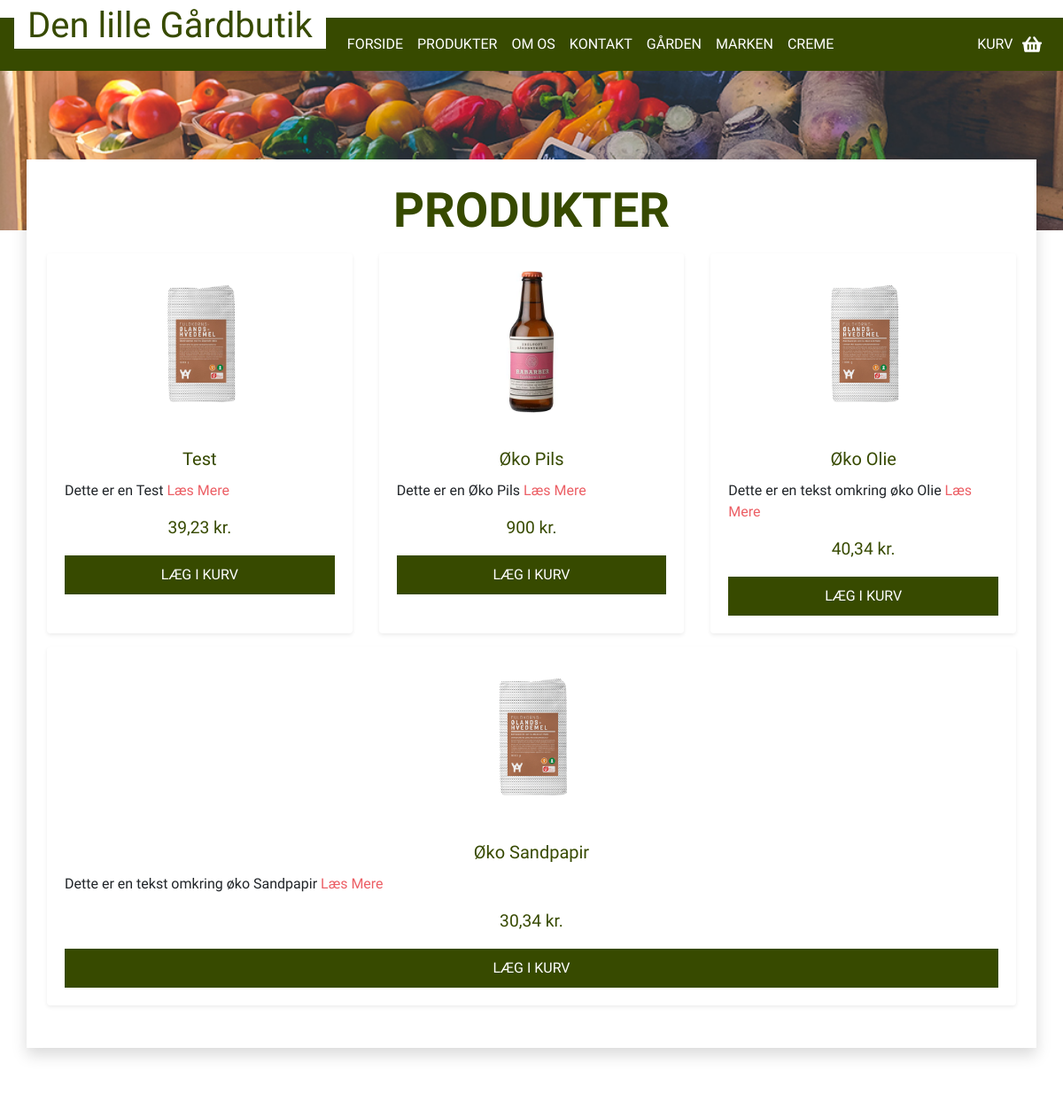
Page /?page=produkter (upper part) on the earlier database version.
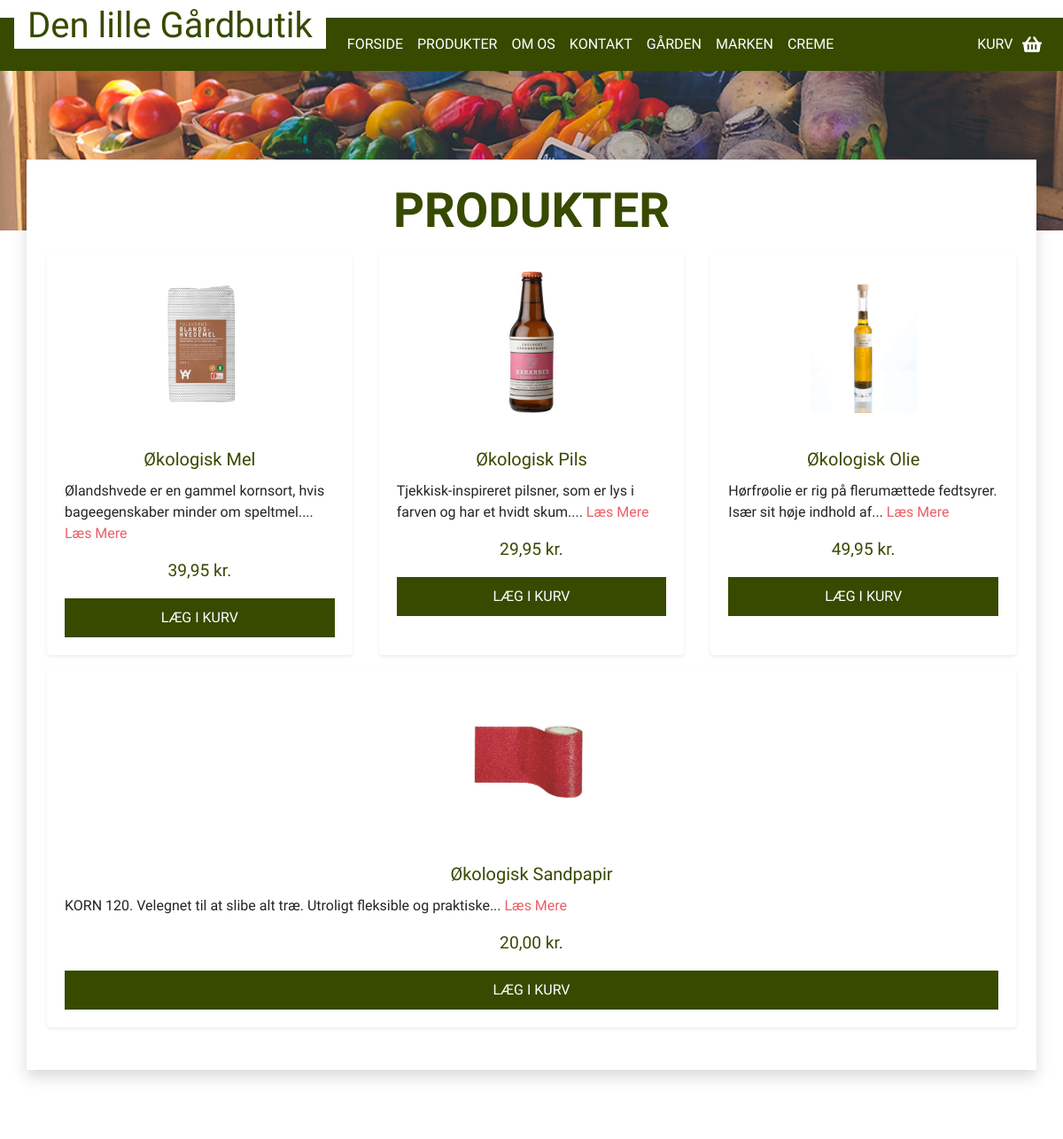
Same page on the later database version.
### tables this page shows
CREATE TABLE `static_pages` (
  `static_page_id` int(11) NOT NULL,
  `static_page_title` varchar(75) NOT NULL,
  `static_page_slug` varchar(75) NOT NULL
);

CREATE TABLE `pages` (
  `page_id` int(11) NOT NULL,
  `page_title` varchar(75) NOT NULL,
  `page_content` text NOT NULL,
  `page_slug` varchar(75) NOT NULL,
  `page_image` varchar(75) DEFAULT NULL
);

CREATE TABLE `products` (
  `product_id` int(11) NOT NULL,
  `product_title` varchar(75) NOT NULL,
  `product_content` text NOT NULL,
  `product_price` varchar(11) NOT NULL,
  `product_image` varchar(75) NOT NULL,
  `product_slug` varchar(75) DEFAULT NULL
);

### admin/pages.php (called while the page is built, shortened)
<?php
function produkter($db){
    include ('elements/product-section.php');
}
?>

### elements/product-section.php (the view, shortened to what this page needs)
<?php
    $sql = "SELECT * FROM products";
    $sqlQuery = $db->query($sql);
?>
  <div class="container produkter">
  <h1 class='big-h1'>PRODUKTER</h1>
<div class="card-deck justify-content-center p-2">
  <?php
     while($dbFetch = $sqlQuery->fetch_object()){
            $string = strip_tags($dbFetch->product_content);
            if (strlen($string) > 80) {
            $stringCut = substr($string, 0, 80);
            $endPoint = strrpos($stringCut, ' ');
            $string = $endPoint? substr($stringCut, 0, $endPoint) : substr($stringCut, 0);
            $string .= '... ';
}
        echo "
  <div class='card product-card shadow-sm'>
  <a href='?page=produkt_info&product_id=$dbFetch->product_id' class='stretched-link product-link'>
    <img class='card-img-top' src='$dbFetch->product_image' alt='Card image cap'>
    <div class='card-body'>
      <h5 class='card-title'> $dbFetch->product_title </h5>
      </a>
      <p class='card-text'>$string <a class='read-more above' href='?page=produkt_info&product_id=$dbFetch->product_id'>Læs Mere</a></p>
      <p class='price text-decoration-none'>$dbFetch->product_price kr.</p>
      <a href='#' class='fake-btn above'>LÆG I KURV</a>
    </div>
  </div>
        ";
    }
  ?>

### index.php (shortened to what this page needs)
<?php
include('admin/pages.php');
include('config.php');
include('functions.php');
?>
<!doctype html>
<html lang="en">
  <head>
    <link rel="stylesheet" href="https://stackpath.bootstrapcdn.com/bootstrap/4.4.1/css/bootstrap.min.css">
    <link rel="stylesheet" href="css/style.css">
  </head>
  <body class="">
<?php
include ('elements/header.php');
?>
<main class="container main-content shadow">
   <?php
    $page = $_GET['page'];
    if(function_exists($page)){
        call_user_func($page,$db);
    }
   ?>
</main>
  </body>
</html>

### elements/header.php (shortened to what this page needs)
<?php
include('config.php');
?>
  <header>
    <nav class="navbar navbar-expand-lg navbar-dark bg-oko-green">
  <a class="navbar-brand header-logo-container position-relative" href="index.php">
  <div class="container header-logo d-flex justify-content-center align-items-center">
  <p class="h1">Den lille Gårdbutik</p>
  </div>
  </a>
  <div class="collapse navbar-collapse" id="navbarNav">
    <ul class="navbar-nav d-flex ">
      <?php
        userPage($db);
      ?>
      <li class="nav-item nav-bar-last-item">
          <a class="nav-link d-flex align-items-center" href="#">KURV <img class="navbar-kurv-logo" src="images/shopping-basket-solid.svg" alt="Indkøbskurv"></a>
      </li>
    </ul>
  </div>
</nav>
    <div class="header-img">
    </div>
    </header>

### functions.php (shortened to what this page needs)
<?php
function userPage($db){
    $sql = "SELECT * FROM static_pages";
    $sqlQuery = $db->query($sql);
    while($dbFetch = $sqlQuery->fetch_object()){
        echo "
            <li class='nav-item'>
                <a class='nav-link' href='?page=$dbFetch->static_page_slug'>$dbFetch->static_page_title</a>
            </li>
        ";
    }
    $sql = "SELECT * FROM pages";
    $sqlQuery = $db->query($sql);
    while($dbFetch = $sqlQuery->fetch_object()){
        echo "
            <li class='nav-item'>
                <a class='nav-link' href='?page=$dbFetch->page_slug'>$dbFetch->page_title</a>
            </li>
        ";
    }
}
?>

### css/style.css (style rules this page uses)
body { font-family: "Oswald", sans-serif; font-weight: 300; }
* { font-family: "Oswald", sans-serif; scroll-behavior: smooth; }
h1, h2, h3, h4 { font-family: "Amatic SC", cursive; font-weight: bold; color: #374a00; }
header { margin-top: 20px; width: 100%; }
.bg-oko-green { background-color: #374a00; }
.navbar { padding: 0 1rem; }
.navbar-dark .navbar-nav .nav-link { color: rgba(255, 255, 255, 1); }
.navbar-nav { width: 100%; }
.navbar a { color: white; }
.header-img { background: white url("../images/shop.jpg") no-repeat center center / cover; background-position: 0 -500px; height: 180px; position: relative; }
.header-logo-container { top: -20px; }
.header-logo-container p { color: #374a00; font-family: "Amatic SC", cursive; }
.header-logo { background-color: white; height: 50px; }
.navbar-kurv-logo { height: 20px; margin-left: 10px; }
.nav-bar-last-item { margin-left: auto; }
.main-content { background-color: white; position: relative; top: -80px; padding: 25px 0 25px 0; }
.big-h1 { font-size: 3.4rem; color: #374a00; font-weight: 700; text-align: center; margin-bottom: 27news-deckpx; }
.card-img-top { object-fit: contain; width: 100%; height: 200px; padding: 20px; }
.card-title { color: #374a00; text-align: center; }
.read-more { color: #ec5f65; z-index: 1000; }
.price { font-size: 1.2rem; font-weight: 500; text-align: center; color: #374a00; }
.fake-btn { padding: 10px; background-color: #374a00; color: white; text-align: center; display: block; }
.product-card { position: relative; border: none; }
.product-link { color: #374a00; }
.above { z-index: 100000; position: relative; }
.produkter .card { width: 25%; }
.produkter .card-deck .card { flex-basis: auto; margin-bottom: 15px; }
::placeholder { color: #374a00; opacity: 1; }

Differences in the rows shown:
changed products: product_title "Test" → "Økologisk Mel"; product_content "Dette er en Test" → "Ølandshvede er en gammel kornsort, hvis bageegenskaber minder om speltmel...."; product_price "39,23" → "39,95"
changed products: product_title "Øko Pils" → "Økologisk Pils"; product_content "Dette er en Øko Pils" → "Tjekkisk-inspireret pilsner, som er lys i farven og har et hvidt skum...."; product_price "900" → "29,95"
changed products: product_image: a different picture; product_title "Øko Olie" → "Økologisk Olie"; product_content "Dette er en tekst omkring øko Olie" → "Hørfrøolie er rig på flerumættede fedtsyrer. Især sit høje indhold af..."; product_price "40,34" → "49,95"
changed products: product_image: a different picture; product_title "Øko Sandpapir" → "Økologisk Sandpapir"; product_content "Dette er en tekst omkring øko Sandpapir" → "KORN 120. Velegnet til at slibe alt træ. Utroligt fleksible og praktiske..."; product_price "30,34" → "20,00"
